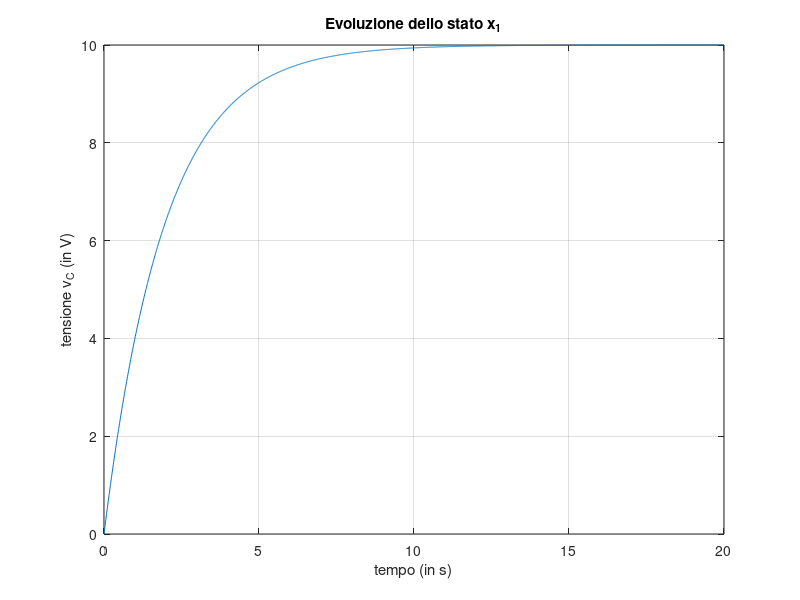
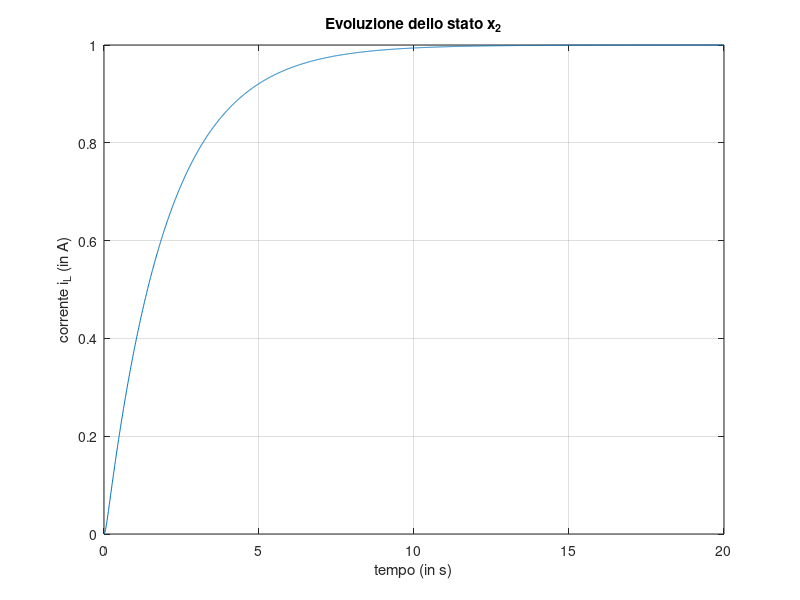
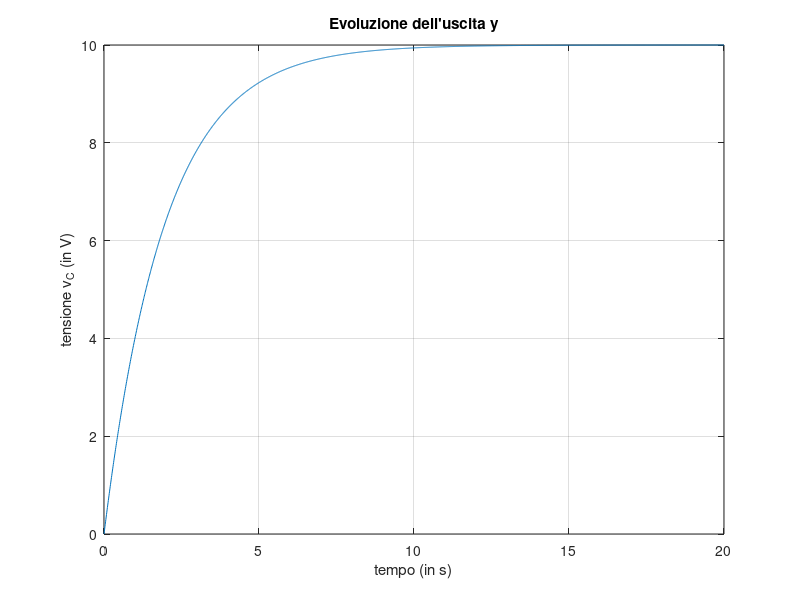

Here is the MATLAB script that generated these plots, in order: (Note: this script raises an error after producing the figures.)
% Esercitazione di laboratorio #1 - Fondamenti di Automatica
% Soluzione dell'esercizio riguardante il sistema elettrico
% Autori: M. Indri, M. Taragna (ultima modifica: 9/XII/2001)

clear all, close all, pack

% Definizione dei parametri del sistema e del tipo di simulazione
es=menu('Simulazione della risposta del sistema elettrico',...
        'caso 1.a: R=10,  L=0.5,  x0=[0;0],   i(t)=1;',...
        'caso 1.b: R=100, L=0.5,  x0=[0;0],   i(t)=1;',...
        'caso 1.c: R=0.1, L=0.05, x0=[0;0],   i(t)=1;',...
        'caso 1.d: R=10,  L=0.5,  x0=[0;0.2], i(t)=1;',...
        'caso 2.a: R=10,  L=0.5,  x0=[0;0],   i(t)=cos(4t);',...
        'caso 2.b: R=100, L=0.5,  x0=[0;0],   i(t)=cos(4t);',...
        'caso 2.c: R=0.1, L=0.05, x0=[0;0],   i(t)=cos(4t);',...
        'caso 2.d: R=10,  L=0.5,  x0=[0;0.2], i(t)=cos(4t)');
switch es,
case 1, R=10;  L=0.5;  x0=[0;0];   w0=0; tmax=20;
case 2, R=100; L=0.5;  x0=[0;0];   w0=0; tmax=200;
case 3, R=0.1; L=0.05; x0=[0;0];   w0=0; tmax=10;
case 4, R=10;  L=0.5;  x0=[0;0.2]; w0=0; tmax=20;
case 5, R=10;  L=0.5;  x0=[0;0];   w0=4; tmax=10;
case 6, R=100; L=0.5;  x0=[0;0];   w0=4; tmax=10;
case 7, R=0.1; L=0.05; x0=[0;0];   w0=4; tmax=10;
case 8, R=10;  L=0.5;  x0=[0;0.2]; w0=4; tmax=10;
end

C=0.2; i0=1;
A=[0, -1/C; 1/L, -R/L];
B=[1/C; 0];
C=[1, 0];
D=0;

sistema=ss(A,B,C,D);

% Simulazione della risposta y(t) del sistema dinamico

t=0:0.01:tmax;
u=i0*cos(w0*t);

[y,tsim,x]=lsim(sistema,u,t,x0);

figure(1), plot(tsim,x(:,1)), grid on, zoom on, title('Evoluzione dello stato x_1'), 
xlabel('tempo (in s)'), ylabel('tensione v_C (in V)')
figure(2), plot(tsim,x(:,2)), grid on, zoom on, title('Evoluzione dello stato x_2'), 
xlabel('tempo (in s)'), ylabel('corrente i_L (in A)')
figure(3), plot(tsim,y), grid on, zoom on, title('Evoluzione dell''uscita y'), 
xlabel('tempo (in s)'), ylabel('tensione v_C (in V)')

% Calcolo della funzione di trasferimento G(s) del sistema dinamico

fprintf('System G(s)'); G=tf(sistema)

[numG,denG]=ss2tf(A,B,C,D);     
fprintf('Zeri di G(s)'); damp(numG); % Calcolo degli zeri di G(s)
fprintf('Poli di G(s)'); damp(denG); % Calcolo dei poli di G(s)

% Calcolo analitico della risposta del sistema dinamico

fprintf('Input U(s)');
ingresso=menu('Tipo d''ingresso del sistema','u(t)=u0;','u(t)=t;','u(t)=u0*cos(4t)');
switch ingresso
    case 1, U=tf(1,[1,0]) %modello di trasferimento con 1/s, TL di u0
    case 2, U=tf(1,[1,0,0]) % 1/s^2, TL di t
    case 3, U=tf([1,0],[1,0,4^2]) % 1/(s^2+4^2), TL di u0*cos(t4)
end

fprintf('Output Y(s)'); Y=G*U

[numY,denY]=tfdata(Y,'v');
[residui,poli,resto]=residue(numY,denY) % Scomposizione in fratti semplici